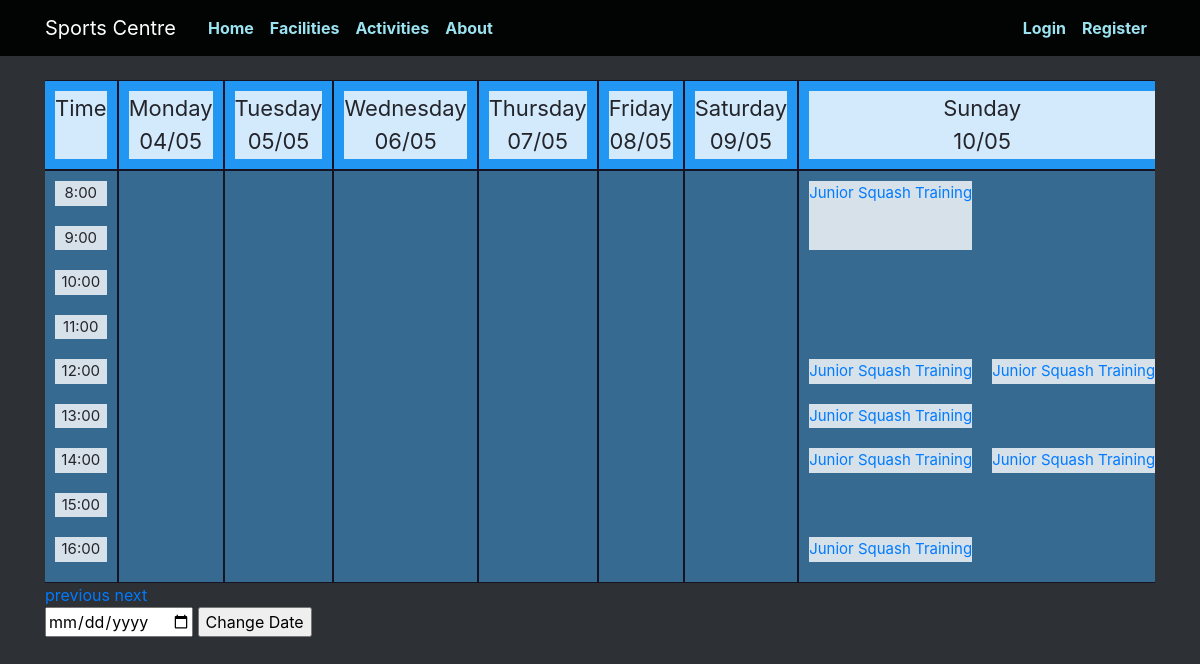
The page /activities/junior_squash_training/2020/18 on the database as committed earlier.
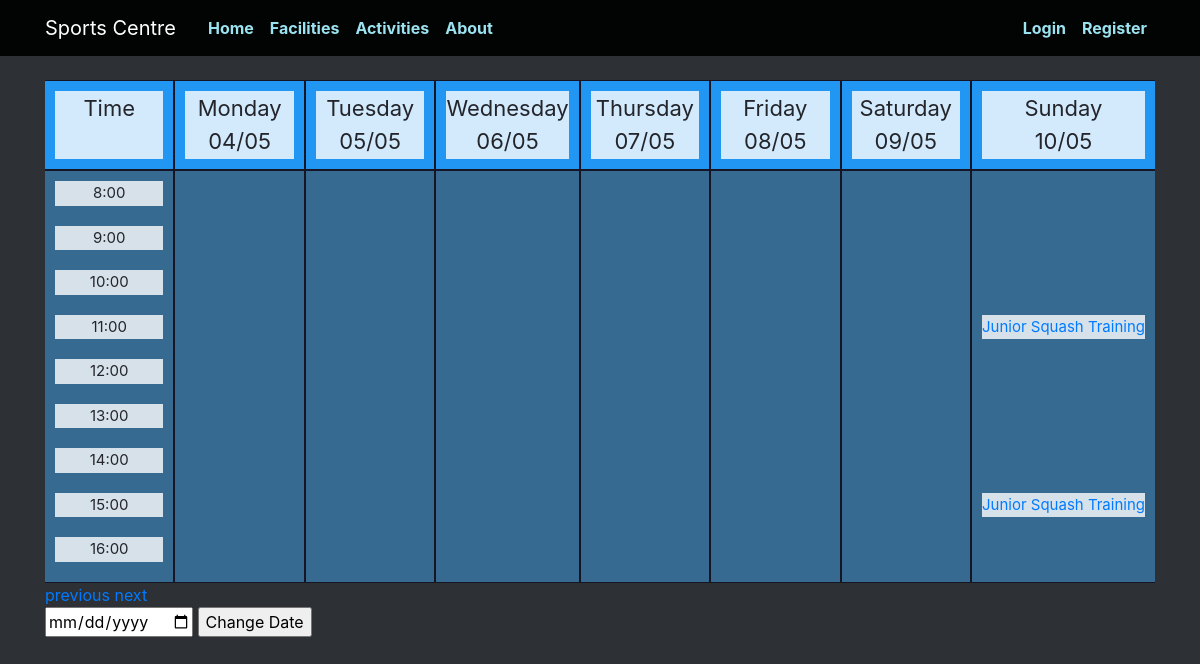
The same page on the database as committed later.
### app/models.py (models this page shows)
class Booking(db.Model):
  id = db.Column(db.Integer, primary_key=True)
  facility = db.Column(db.Integer, db.ForeignKey('user.id'), nullable=False)
  user = db.Column(db.Integer, db.ForeignKey('facility.id') , nullable=False)
  datetime = db.Column(db.DateTime, nullable=False)
  week = db.Column(db.Integer)
  year = db.Column(db.Integer)
  duration = db.Column(db.Integer, nullable=False)
  activity = db.Column(db.Integer, nullable=False)
  paid = db.Column(db.Integer, default=0)

class Activity(db.Model):
  id = db.Column(db.Integer, primary_key=True)
  facility = db.Column(db.Integer, db.ForeignKey('facility.id'), nullable=False)
  name = db.Column(db.String)
  url = db.Column(db.String(100))

### app/views.py (the view)
@app.route('/activities/<activity_url>/<int:year>/<int:week>', methods = ['GET', 'POST'])
def show_activity(activity_url, year, week):
  new_booking = False
  tform = ChangeTimetable()
  activity = models.Activity.query.filter_by(url=activity_url).first_or_404()
  if tform.validate_on_submit():
    date_choice = tform.date.data
    week = int(get_week_number(date_choice))
    year = int(get_year_number(date_choice))
    return redirect(url_for('show_activity', activity_url=activity.url, year=year, week=week))
  bookings = []
  for i in range(8):
    b = models.Booking.query.order_by(models.Booking.id.asc()).filter_by(activity=activity.id).filter_by(week=week).filter_by(year=year)
    filtered_b = []
    for query in b:
      if query.datetime.weekday() == i-1:
        filtered_b.append(query)
    bookings.append(filtered_b)
  title = activity.name
  activity = models.Activity.query.order_by(models.Activity.id.asc())
  dates = get_dates_for_week(year, week)
  return render_template('activities_index.html', title=title, bookings=bookings, year=year, week=week, activity=activity, url='/activities/'+activity_url, new_bookng=new_booking, dates=dates, tform=tform)

### app/forms.py
class ChangeTimetable(FlaskForm):
  date = DateField('Date')
  submit = SubmitField('Change Date')

### app/views.py (called while the page is built)
def get_dates_for_week(year, week):
  date = datetime.strptime(str(year), "%Y")
  date += timedelta(weeks=week)
  dates = []
  while date.weekday() != 0:
    date += timedelta(days=-1)
  for i in range(7):
    dates.append(datetime.strftime(date + timedelta(days=i), '%d/%m'))
  return dates

### app/templates/activities_index.html (shortened to what this page needs)
{% extends "timetable.html" %}

### app/templates/timetable.html (shortened to what this page needs)
{% extends "index.html" %}
{% block content %}
  <div class="scroll">
  <div class="grid-container">
  <div class="grid-sub-header">
    <div style=>Time</div>
  </div>
  {% for day in ["Monday", "Tuesday", "Wednesday", "Thursday", "Friday", "Saturday", "Sunday"] %}
  <div class="grid-sub-header">
    <div style="grid-row-start: header;">{{ day }}<br>{{ dates[loop.index0] }}</div>
  </div>
  {% endfor %}
  <div class="grid-sub">
    {% for time in ["8:00", "9:00", "10:00", "11:00", "12:00", "13:00", "14:00", "15:00", "16:00"] %}
      <div style="grid-row-start: time-{{ loop.index0 + 8 }}; grid-column: 1/2;">{{ time }}</div>
    {% endfor %}
  </div>
  {% for day in ["Monday", "Tuesday", "Wednesday", "Thursday", "Friday", "Saturday", "Sunday"] %}
  <div class="grid-sub">
    {% for booking in bookings[loop.index0+1] %}
      <div style="grid-row: time-{{ booking.datetime.strftime('%-H') }} / time-{{ booking.datetime.strftime('%-H')|int + booking.duration }};">
        {% if booking.activity == 0 %}
          Booked
        {% else %}
          <a href="/activities/{{ activity[booking.activity-1].url }}/booking/{{ booking.id }}/{{ year }}/{{ week }}">
            {{ activity[booking.activity-1].name }}
          </a>
        {% endif %}
      </div>
    {% endfor %}
  </div>
  {% endfor %}
  </div>
  </div>
  <a href="{{ url }}/{{ year }}/{{ week - 1 }}">previous</a>
  <a href="{{ url }}/{{ year }}/{{ week + 1 }}">next</a>
  <form method='POST' action="" novalidate>
    {{ tform.date }}
    {{ tform.submit() }}
  </form>
{% endblock %}

Rows that differ between the two databases and show on the page:
no longer on this page (row edited): Booking: activity.name "Junior Squash Training"
no longer on this page (row edited): Booking: activity.name "Junior Squash Training"
no longer on this page (row edited): Booking: activity.name "Junior Squash Training"
no longer on this page (row edited): Booking: activity.name "Junior Squash Training"
no longer on this page (row edited): Booking: activity.name "Junior Squash Training"
